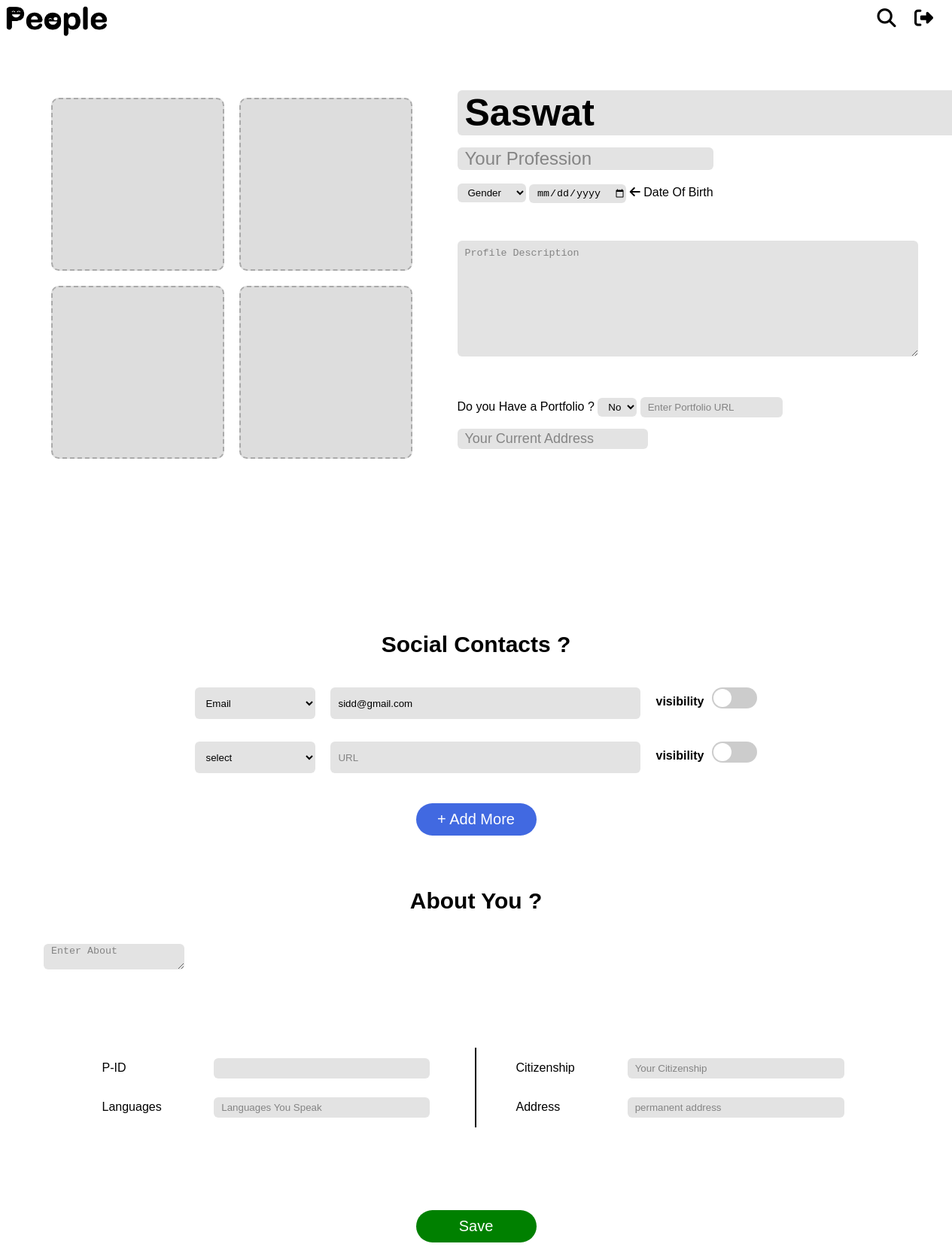
The app's page /peopleEdit (signed in) with its own data.
### app/models.py (models this page shows, shortened)
class Profile(models.Model):
    pid = models.CharField(max_length=12, unique=True, help_text='12 digit P-ID', editable=False)
    name = models.CharField(max_length=100)
    email = models.EmailField(max_length=255, unique=True)
    profession = models.CharField(max_length=100, blank=True, null=True)
    GENDER_CHOICES = [
        ('Male', 'Male'),
        ('Female', 'Female'),
        ('Other', 'Other'),
    ]
    gender = models.CharField(max_length=10, choices=GENDER_CHOICES, blank=True, null=True)
    dob = models.DateField(blank=True, null=True)
    image1 = models.ImageField(upload_to='profile_images/', blank=True, null=True)
    image2 = models.ImageField(upload_to='profile_images/', blank=True, null=True)
    image3 = models.ImageField(upload_to='profile_images/', blank=True, null=True)
    image4 = models.ImageField(upload_to='profile_images/', blank=True, null=True)
    description = models.TextField(blank=True, null=True)
    portfolio_availability = models.BooleanField(default=False)
    portfolio_url = models.URLField(blank=True, null=True)
    about = models.TextField(blank=True, null=True)
    current_address = models.TextField(blank=True, null=True)
    permanent_address = models.TextField(blank=True, null=True)
    citizenship = models.CharField(max_length=100, blank=True, null=True)
    languages = models.TextField(blank=True, null=True)
    password = models.CharField(max_length=100)

### app/views.py (the view, shortened to what this page needs)
# urls.py: path('peopleEdit', views.peopleEdit, name='peopleEdit'),
def peopleEdit(request):
    if 'profile_id' not in request.session:
        return redirect('signin')
    try:
        profile_id = request.session['profile_id']
        profile = Profile.objects.get(id=profile_id)
    except (KeyError, Profile.DoesNotExist):
        return redirect('signin')
    return render(request, 'peopleEdit.html', {'profile': profile})

### app/templates/peopleEdit.html (shortened to what this page needs)
<!DOCTYPE html>
<html lang="en">
<head>
    {% load static %}
    <link rel="stylesheet" type="text/css" href="{% static 'css/peopleEdit.css' %}">
    <link rel="stylesheet" href="https://cdnjs.cloudflare.com/ajax/libs/font-awesome/6.5.1/css/all.min.css"
 />
</head>
<body>
    <header>
        <img class="logo" src="{% static 'images/logo.png' %}" alt="">
        <div class="options">
            <a href="#"><i class="fa-solid fa-magnifying-glass"></i></a>
            <a href="{% url 'logout' %}"><i class="fa-solid fa-right-from-bracket"></i></a>
        </div>
    </header>
    <form action="" method="post" enctype="multipart/form-data">
        <div class="main-container">
            <div class="carousel">
                <div class="row-center">
                  <label class="picture" for="picture__input1" tabIndex="0">
                  </label>
                  <label class="picture" for="picture__input2" tabIndex="0">
                  </label>
                </div>
                <div class="row-center">
                  <label class="picture" for="picture__input3" tabIndex="0">
                  </label>
                  <label class="picture" for="picture__input4" tabIndex="0">
                  </label>
                </div>
              </div>
            <div class="responsive-row">
                <div class="details">
                    <input class="eh1" type="text" name="name" id="" value="{{ profile.name }}" placeholder="Enter Your Name">
                    <input class="eh2" type="text" name="profession" id="" value="{{ profile.profession|default:'' }}" placeholder="Your Profession"><br><br>
                    <select name="gender" id="">
                        <option value="" {% if not profile.gender %} selected {% endif %}>Gender</option>
                    </select>
                    {% if profile.dob %}
                        {% with profile.dob|date:"Y-m-d" as dob_formatted %}
                            <input type="date" name="dob" id="" value="{{ dob_formatted }}">
                        {% endwith %}
                    {% else %}
                        <input type="date" name="dob" id="" value="">
                    {% endif %}
                    <i class="fa-solid fa-arrow-left"></i> Date Of Birth<br>
                    <textarea name="description" id="" rows="5" placeholder="Profile Description">{{ profile.description|default:'' }}</textarea>
                    Do you Have a Portfolio ?
                    <select name="portfolio_availability" id="">
                        <option value="0" {% if not profile.portfolio_availability %} selected {% endif %}>No</option>
                    </select>
                    <input type="text" name="portfolio_url" id="" value="{{ profile.portfolio_url|default:'' }}" placeholder="Enter Portfolio URL"><br>
                    <input class="address" type="text" name="current_address" id="" value="{{ profile.current_address|default:'' }}" placeholder="Your Current Address">
                </div>
            </div>
        </div>
        <section class="social-links">
            <div>
                <h1>Social Contacts ?</h1>
                <div class="social-add">
                    <select name="" id="">
                        <option value="">Email</option>
                    </select>
                    <input type="email" name="email" id="" value="{{ profile.email }}">
                    <h4>visibility</h4>
                    <div class="toggle-switch">
                        <label for="visibility-toggle"></label>
                    </div>
                </div>
                <div class="social-add">
                    <select name="" id="">
                        <option value="">select</option>
                    </select>
                    <input type="url" name="" id="" placeholder="URL">
                    <h4>visibility</h4>
                    <div class="toggle-switch">
                        <label for="visibility-toggle"></label>
                    </div>
                </div>
                <div class="row-center"><button>+ Add More</button></div>
            </div>
        </section>
        <section class="about">
            <h1>About You ?</h1>
            <textarea id="editor" name="about" placeholder="Enter About">{{ profile.about|default:'' }}</textarea>
        </section>
        <section class="informations">
            <table>
                <tr>
                    <td>P-ID</td>
                    <td><input type="text" name="" id="" value="{{ profile.pid }}" disabled></td>
                </tr>
                <tr>
                    <td>Languages</td>
                    <td><input type="text" name="languages" id="" value="{{ profile.languages|default:'' }}" placeholder="Languages You Speak"></td>
                </tr>
            </table>
            <table>
                <tr>
                    <td>Citizenship</td>
                    <td><input type="text" name="citizenship" id="" value="{{ profile.citizenship|default:'' }}" placeholder="Your Citizenship"></td>
                </tr>
                <tr>
                    <td>Address</td>
                    <td><input type="text" name="permanent_address" id="" value="{{ profile.permanent_address|default:'' }}" placeholder="permanent address"></td>
                </tr>
            </table>
        </section>
        <div class="row-center"><button class="main-submit">Save</button></div>
    </form>
</body>
</html>

### app/static/css/peopleEdit.css (style rules this page uses)
body { font-family: Arial, Helvetica, sans-serif; }
.logo { position: fixed; width: 140px; top: 5px; left: 5px; }
.options { position: fixed; top: 10px; right: 5px; }
.options a { font-size: 25px; margin-right: 20px; color: black; }
.main-container { display: flex; justify-content: center; margin-top: 15vh; }
.details { margin-left: 50px; width: 700px; }
.details .eh1 { margin: 0; font-weight: bold; font-size: 50px; }
.details .eh2 { margin: 0; font-weight: bold; font-size: 24px; margin: 16px auto auto; }
.details textarea { margin: 50px auto; line-height: 30px; width: 100%; }
.details .address { margin: 15px auto; font-size: 18px; font-weight: bold; }
.carousel { width: 500px; height: 500px; border-radius: 10px; overflow: hidden; position: relative; }
@media screen and (max-width: 1270px) { .details { margin-left: 50px; width: 600px; } }
.social-links { margin-top: 20vh; display: flex; justify-content: center; }
.about h1, .social-links h1 { margin: 60px auto 40px; font-size: 30px; text-align: center; }
.about { margin: auto 50px; }
.row-center { display: flex; justify-content: center; }
.social-links button { width: 160px; border-radius: 25px; border: none; text-align: center; font-size: 20px; font-family: Arial, Helvetica, sans-serif; text-decoration: none; margin: 10px 5px; padding: 10px; color: white; background-color: royalblue; }
.informations { display: flex; justify-content: center; margin: 100px auto; }
.informations table { width: 500px; }
.informations table:nth-child(1) { margin: auto 50px auto 50px; border-right: 2px solid black; }
.informations table tr { height: 50px; }
.informations input { width: 80%; }
input, select, textarea { border: none; background: #e3e3e3; border-radius: 6px; padding-left: 10px; min-height: 25px; }
input::placeholder, textarea::placeholder { color: #848484; font-weight: normal; }
.social-add { display: flex; justify-content: center; margin: 30px auto; }
.social-add input { margin-right: 20px; width: 400px; height: 40px; }
.social-add select { margin-right: 20px; width: 160px; }
.social-add h4 { margin: 10px 10px 0 0; }
.toggle-switch { position: relative; width: 60px; height: 28px; }
.toggle-switch label { position: absolute; cursor: pointer; top: 0; left: 0; right: 0; bottom: 0; background-color: #ccc; border-radius: 34px; transition: background-color 0.4s; }
.toggle-switch label:after { content: ""; position: absolute; left: 2px; top: 2px; width: 24px; height: 24px; background-color: white; border-radius: 50%; transition: transform 0.4s; }
.picture { width: 50%; aspect-ratio: 1; background: #ddd; display: flex; align-items: center; justify-content: center; color: #aaa; border: 2px dashed currentcolor; border-radius: 10px; cursor: pointer; font-family: sans-serif; transition: color 300ms ease-in-out, background 300ms ease-in-out; outline: none; overflow: hidden; margin: 2%; }
.main-submit { width: 160px; border-radius: 25px; border: none; text-align: center; font-size: 20px; font-family: Arial, Helvetica, sans-serif; text-decoration: none; margin: 10px 5px; padding: 10px; color: white; background-color: green; }

### records on screen
Profile: name "Saswat", gender "Gender", portfolio_availability "No", email "sidd@gmail.com"
